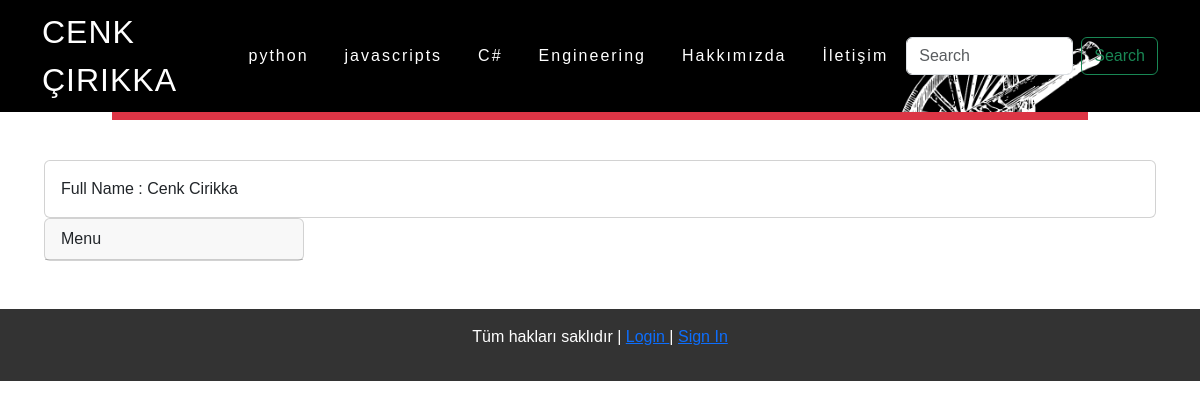
The app's page /account/profile/cenk-admin with its own data.
### blog/models/category.py (models this page shows, shortened)
class categoryModel(models.Model):
    categoryName = models.CharField(max_length=30, blank=False, null=False)
    slug = AutoSlugField(populate_from= 'categoryName', unique=True)
    class Meta:
        db_table = 'category'
        verbose_name = 'Category'
        verbose_name_plural = 'Categories'

### account/models.py (models this page shows, shortened)
class customUserModel(AbstractUser):
    avatar = models.ImageField(upload_to='avatar', blank=True, null=True)
    class Meta:
        db_table = 'user'
        verbose_name = 'user'
        verbose_name_plural = 'users'

### account/views/profile.py (the view)
# urls.py: path('profile/<str:username>', profileDetailView.as_view(), name= 'profile')
class profileDetailView(DetailView):
    template_name = 'pages/profil.html'
    context_object_name = 'profil'
    def get_object(self):
        return get_object_or_404(
            customUserModel, username = self.kwargs.get('username')
        )

### blog/templatetags/categoryList.py (called while the page is built)
@register.simple_tag
def categoryList():
    categories = categoryModel.objects.all()
    return categories

### account/templates/pages/profil.html (shortened to what this page needs)
{% extends 'base.html' %}
{%block content%}
<div class="card">
    <div class="card-body">
        <div class="card-text">
            {%  if profile.user.get_full_name == '' %}
            Full Name: No name
            {%else%}
            Full Name : {{profil.get_full_name}}
            {%endif%}
        </div>
    </div>
</div>
{%endblock%}

### templates/components/navbar.html (shortened to what this page needs)
{% load categoryList %}
{%load static%}
{% categoryList as categories %}
<div class="container">
<div class="row">
<nav class="navbar navbar-expand-lg bg-dark fixed-top bg-image" style="background-image: url('static/img/background2.png');  background-size: cover;" >
  <div class="container">
    <a class="logo" href="{% url 'home' %}">CENK ÇIRIKKA</a>
    <div class="collapse navbar-collapse justify-content-center " id="navbarNav">
      <ul class="navbar-nav">
        {% for category in categories %}
        <li class="nav-item">
          <a class="nav-link active text-white" aria-current="page" href="{% url 'category' categorySlug=category.slug %}">{{category.categoryName}}</a>
        </li>
        {% endfor %}
        <li class="nav-item">
          <a class="nav-link active text-white" aria-current="page" href="{% url 'about' %}">Hakkımızda</a>
        </li>
        <li class="nav-item">
          <a class="nav-link active text-white" aria-current="page" href="{% url 'contact' %}">İletişim</a>
        </li>
      </ul>
    </div>
    <form action="{% url 'home' %}" class="d-flex" role="search" style="z-index: 500;">
      <input
        name="query"
        class="form-control me-2"
        type="search"
        placeholder="Search"
        aria-label="Search"
      />
      <button class="btn btn-outline-success" type="submit">Search</button>
    </form>
  </div>
</nav>
</div>
<div class="row mt-4 ">
  <div class="container-fluid">
    <div class="col">
      <nav class="navbar navbar-expand-lg bg-danger">
        <ul class="navbar-nav">
          {% for category in categories %}
          <li class="nav-item">
            <a class="nav-link active text-white" aria-current="page" href="{% url 'category' categorySlug=category.slug %}">{{category.categoryName}}</a>
          </li>
          {% endfor %}
          <li class="nav-item">
            <a class="nav-link active text-white" aria-current="page" href="{% url 'about' %}">Hakkımızda</a>
          </li>
          <li class="nav-item">
            <a class="nav-link active text-white" aria-current="page" href="{% url 'contact' %}">İletişim</a>
          </li>
        </ul>
      </nav>
    </div>
  </div>
</div>
</div>

### static/css/custom.css (style rules this page uses)
* { margin: 0; padding: 0; box-sizing: border-box; font-family: 'Poppins', sans-serif; }
header .logo { position: relative; font-weight: 300; color: #fff; text-decoration: none; font-size: 2em; text-transform: uppercase; letter-spacing: 1px; transition: 0.6s; }
header ul { position: relative; display: flex; justify-content: center; justify-content: center; align-items: center; }
header ul li { position:relative; list-style: none; }
header ul li a { position: relative; margin: 0 10px; text-decoration: none; color: #fff; letter-spacing: 2px; font-weight: 500px; transition: 0.6s; }
body { background-color:#fff min-height 200vh; }

### records on screen
categoryModel: categoryName "python"
categoryModel: categoryName "javascripts"
categoryModel: categoryName "C#"
categoryModel: categoryName "Engineering"
customUserModel: get_full_name "Cenk Cirikka"
